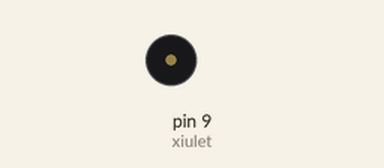
The sketch below on a simulated Arduino Uno, built with avr-gcc and run on an emulated ATmega328P. On the bench: buzzer (waves = sounding).

Above: at 0.2 s.
Timing chart, 0 to 3.0 s (numbered marks = the images above):
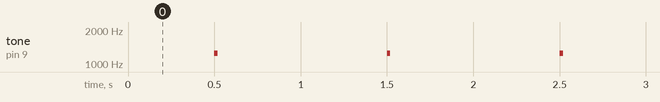

The sketch:

Sirena_activitat_4.ino
```cpp
/**********************************************************************************
**                                                                               **
**                                  Sirena                                       **
**                                                                               **
**  Joan Josep Moreno                                                            **
**********************************************************************************/
//********** Includes *************************************************************
//********** Variables ************************************************************
const int xiulet = 9;        // donar nom al pin 9 de l’Arduino
int tempo = 500;
int durada= 20;
//********** Setup ****************************************************************
void setup()
{
  pinMode(xiulet, OUTPUT);   // definir el pin 9 com una sortida
}
//********** Loop *****************************************************************
void loop()
{
  delay(tempo);
  tone(xiulet, 1000, durada);
  tone(xiulet, 1250, durada);
  delay(tempo);
}
//********** Funcions *************************************************************
```

Measured:
- by itself, tone on pin 9 (xiulet): alternates 1250 Hz for 0.02 s and silent for 0.98 s
